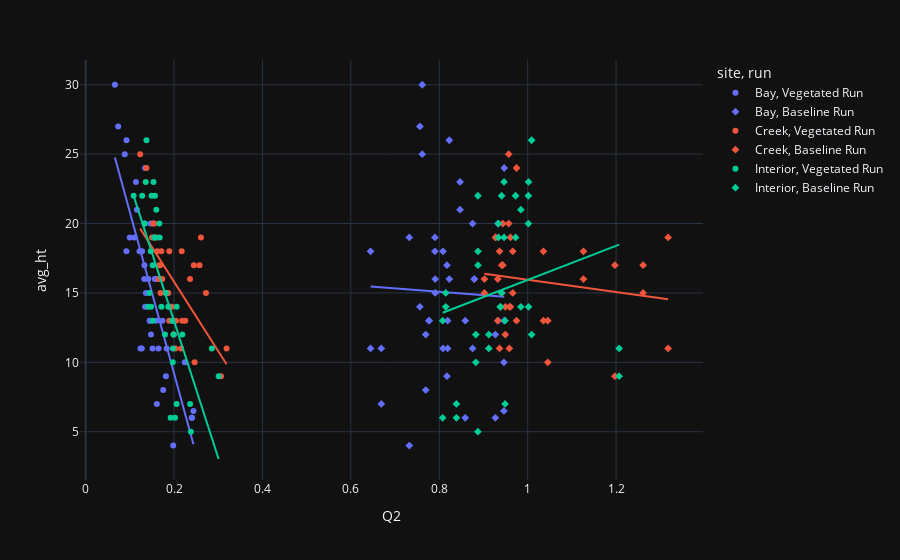

The code cell stored with this chart in its notebook:
### Markdown cell above
## EDA and Scatterplots

### Code cell
fig = px.scatter(dff, x='Q2', y='avg_ht', color='site', symbol='run', trendline='ols', template='plotly_dark')
fig.update_layout(
    autosize=True,)
fig.show()

### Figure 1 — Plotly figure (JSON) as saved in the notebook; plotly's stock layout.template omitted (floating-point values rounded to 4 significant figures)
{"data": [{"hovertemplate": "site=Bay<br>run=Vegetated Run<br>Q2=%{x}<br>avg_ht=%{y}<extra></extra>", "legendgroup": "Bay, Vegetated Run", "marker": {"color": "#636efa", "symbol": "circle"}, "mode": "markers", "name": "Bay, Vegetated Run", "orientation": "v", "showlegend": true, "type": "scatter", "x": [0.2439, 0.127, 0.1101, 0.1364, 0.1515, 0.1564, 0.1344, 0.2408, 0.161, 0.1449, 0.1277, 0.09234, 0.1834, 0.1472, 0.2399, 0.1755, 0.09976, 0.08855, 0.1346, 0.1816, 0.1161, 0.2244, 0.09222, 0.1218, 0.1327, 0.1602, 0.1593, 0.1963, 0.1993, 0.1241, 0.1452, 0.1649, 0.142, 0.1332, 0.1961, 0.1736, 0.1479, 0.1981, 0.06621, 0.07368, 0.1331, 0.1138], "xaxis": "x", "y": [6.5, 11, 19, 15, 11, 16, 24, 6, 7, 13, 18, 26, 11, 20, 6, 8, 19, 25, 14, 9, 21, 10, 18, 18, 16, 13, 16, 13, 12, 11, 13, 11, 16, 20, 13, 13, 12, 4, 30, 27, 17, 23], "yaxis": "y"}, {"hovertemplate": "<b>OLS trendline</b><br>avg_ht = -116.314 * Q2 + 32.4581<br>R<sup>2</sup>=0.681552<br><br>site=Bay<br>run=Vegetated Run<br>Q2=%{x}<br>avg_ht=%{y} <b>(trend)</b><extra></extra>", "legendgroup": "Bay, Vegetated Run", "marker": {"color": "#636efa", "symbol": "circle"}, "mode": "lines", "name": "Bay, Vegetated Run", "showlegend": false, "type": "scatter", "x": [0.06621, 0.07368, 0.08855, 0.09222, 0.09234, 0.09976, 0.1101, 0.1138, 0.1161, 0.1218, 0.1241, 0.127, 0.1277, 0.1327, 0.1331, 0.1332, 0.1344, 0.1346, 0.1364, 0.142, 0.1449, 0.1452, 0.1472, 0.1479, 0.1515, 0.1564, 0.1593, 0.1602, 0.161, 0.1649, 0.1736, 0.1755, 0.1816, 0.1834, 0.1961, 0.1963, 0.1981, 0.1993, 0.2244, 0.2399, 0.2408, 0.2439], "xaxis": "x", "y": [24.76, 23.89, 22.16, 21.73, 21.72, 20.85, 19.65, 19.22, 18.96, 18.29, 18.02, 17.68, 17.61, 17.03, 16.98, 16.97, 16.83, 16.8, 16.6, 15.94, 15.61, 15.57, 15.33, 15.26, 14.84, 14.26, 13.92, 13.83, 13.73, 13.28, 12.26, 12.05, 11.34, 11.13, 9.652, 9.622, 9.411, 9.281, 6.361, 4.558, 4.452, 4.088], "yaxis": "y"}, {"hovertemplate": "site=Bay<br>run=Baseline Run<br>Q2=%{x}<br>avg_ht=%{y}<extra></extra>", "legendgroup": "Bay, Baseline Run", "marker": {"color": "#636efa", "symbol": "diamond"}, "mode": "markers", "name": "Bay, Baseline Run", "orientation": "v", "showlegend": true, "type": "scatter", "x": [0.9461, 0.6445, 0.7902, 0.7908, 0.8189, 0.8791, 0.9468, 0.9268, 0.6688, 0.7768, 0.8085, 0.8227, 0.8753, 0.9326, 0.8587, 0.7694, 0.7322, 0.7615, 0.7561, 0.8173, 0.847, 0.9461, 0.6445, 0.7902, 0.7908, 0.8189, 0.8791, 0.9468, 0.9268, 0.6688, 0.7768, 0.8085, 0.8227, 0.8753, 0.9326, 0.8587, 0.7694, 0.7322, 0.7615, 0.7561, 0.8173, 0.847], "xaxis": "x", "y": [6.5, 11, 19, 15, 11, 16, 24, 6, 7, 13, 18, 26, 11, 20, 6, 8, 19, 25, 14, 9, 21, 10, 18, 18, 16, 13, 16, 13, 12, 11, 13, 11, 16, 20, 13, 13, 12, 4, 30, 27, 17, 23], "yaxis": "y"}, {"hovertemplate": "<b>OLS trendline</b><br>avg_ht = -2.45723 * Q2 + 17.0448<br>R<sup>2</sup>=0.001097<br><br>site=Bay<br>run=Baseline Run<br>Q2=%{x}<br>avg_ht=%{y} <b>(trend)</b><extra></extra>", "legendgroup": "Bay, Baseline Run", "marker": {"color": "#636efa", "symbol": "diamond"}, "mode": "lines", "name": "Bay, Baseline Run", "showlegend": false, "type": "scatter", "x": [0.6445, 0.6445, 0.6688, 0.6688, 0.7322, 0.7322, 0.7561, 0.7561, 0.7615, 0.7615, 0.7694, 0.7694, 0.7768, 0.7768, 0.7902, 0.7902, 0.7908, 0.7908, 0.8085, 0.8085, 0.8173, 0.8173, 0.8189, 0.8189, 0.8227, 0.8227, 0.847, 0.847, 0.8587, 0.8587, 0.8753, 0.8753, 0.8791, 0.8791, 0.9268, 0.9268, 0.9326, 0.9326, 0.9461, 0.9461, 0.9468, 0.9468], "xaxis": "x", "y": [15.46, 15.46, 15.4, 15.4, 15.25, 15.25, 15.19, 15.19, 15.17, 15.17, 15.15, 15.15, 15.14, 15.14, 15.1, 15.1, 15.1, 15.1, 15.06, 15.06, 15.04, 15.04, 15.03, 15.03, 15.02, 15.02, 14.96, 14.96, 14.93, 14.93, 14.89, 14.89, 14.88, 14.88, 14.77, 14.77, 14.75, 14.75, 14.72, 14.72, 14.72, 14.72], "yaxis": "y"}, {"hovertemplate": "site=Creek<br>run=Vegetated Run<br>Q2=%{x}<br>avg_ht=%{y}<extra></extra>", "legendgroup": "Creek, Vegetated Run", "marker": {"color": "#EF553B", "symbol": "circle"}, "mode": "markers", "name": "Creek, Vegetated Run", "orientation": "v", "showlegend": true, "type": "scatter", "x": [0.2173, 0.2722, 0.1656, 0.1554, 0.1904, 0.2043, 0.2255, 0.1892, 0.1529, 0.1949, 0.1713, 0.1608, 0.2447, 0.2609, 0.1734, 0.15, 0.182, 0.1616, 0.2362, 0.2577, 0.1694, 0.1235, 0.2159, 0.1377, 0.2465, 0.2183, 0.1669, 0.1989, 0.187, 0.1904, 0.3062, 0.3189, 0.1891, 0.1543, 0.1686, 0.2029], "xaxis": "x", "y": [18, 15, 16, 20, 14, 13, 13, 18, 20, 14, 18, 19, 17, 19, 16, 19, 15, 18, 16, 17, 15, 25, 11, 24, 10, 13, 17, 12, 15, 14, 9, 11, 13, 19, 17, 11], "yaxis": "y"}, {"hovertemplate": "<b>OLS trendline</b><br>avg_ht = -50.0155 * Q2 + 25.8096<br>R<sup>2</sup>=0.396032<br><br>site=Creek<br>run=Vegetated Run<br>Q2=%{x}<br>avg_ht=%{y} <b>(trend)</b><extra></extra>", "legendgroup": "Creek, Vegetated Run", "marker": {"color": "#EF553B", "symbol": "circle"}, "mode": "lines", "name": "Creek, Vegetated Run", "showlegend": false, "type": "scatter", "x": [0.1235, 0.1377, 0.15, 0.1529, 0.1543, 0.1554, 0.1608, 0.1616, 0.1656, 0.1669, 0.1686, 0.1694, 0.1713, 0.1734, 0.182, 0.187, 0.1891, 0.1892, 0.1904, 0.1904, 0.1949, 0.1989, 0.2029, 0.2043, 0.2159, 0.2173, 0.2183, 0.2255, 0.2362, 0.2447, 0.2465, 0.2577, 0.2609, 0.2722, 0.3062, 0.3189], "xaxis": "x", "y": [19.64, 18.92, 18.31, 18.16, 18.09, 18.04, 17.77, 17.73, 17.53, 17.46, 17.38, 17.34, 17.24, 17.14, 16.71, 16.46, 16.35, 16.35, 16.29, 16.28, 16.06, 15.86, 15.66, 15.59, 15.01, 14.94, 14.89, 14.53, 14.0, 13.57, 13.48, 12.92, 12.76, 12.2, 10.49, 9.862], "yaxis": "y"}, {"hovertemplate": "site=Creek<br>run=Baseline Run<br>Q2=%{x}<br>avg_ht=%{y}<extra></extra>", "legendgroup": "Creek, Baseline Run", "marker": {"color": "#EF553B", "symbol": "diamond"}, "mode": "markers", "name": "Creek, Baseline Run", "orientation": "v", "showlegend": true, "type": "scatter", "x": [1.126, 1.261, 0.9021, 0.9571, 0.9585, 0.9747, 1.045, 1.036, 0.9437, 0.9493, 0.9662, 0.961, 1.197, 1.318, 0.9323, 0.9274, 0.9413, 0.9363, 1.126, 1.261, 0.9021, 0.9571, 0.9585, 0.9747, 1.045, 1.036, 0.9437, 0.9493, 0.9662, 0.961, 1.197, 1.318, 0.9323, 0.9274, 0.9413, 0.9363], "xaxis": "x", "y": [18, 15, 16, 20, 14, 13, 13, 18, 20, 14, 18, 19, 17, 19, 16, 19, 15, 18, 16, 17, 15, 25, 11, 24, 10, 13, 17, 12, 15, 14, 9, 11, 13, 19, 17, 11], "yaxis": "y"}, {"hovertemplate": "<b>OLS trendline</b><br>avg_ht = -4.42616 * Q2 + 20.3692<br>R<sup>2</sup>=0.022181<br><br>site=Creek<br>run=Baseline Run<br>Q2=%{x}<br>avg_ht=%{y} <b>(trend)</b><extra></extra>", "legendgroup": "Creek, Baseline Run", "marker": {"color": "#EF553B", "symbol": "diamond"}, "mode": "lines", "name": "Creek, Baseline Run", "showlegend": false, "type": "scatter", "x": [0.9021, 0.9021, 0.9274, 0.9274, 0.9323, 0.9323, 0.9363, 0.9363, 0.9413, 0.9413, 0.9437, 0.9437, 0.9493, 0.9493, 0.9571, 0.9571, 0.9585, 0.9585, 0.961, 0.961, 0.9662, 0.9662, 0.9747, 0.9747, 1.036, 1.036, 1.045, 1.045, 1.126, 1.126, 1.197, 1.197, 1.261, 1.261, 1.318, 1.318], "xaxis": "x", "y": [16.38, 16.38, 16.26, 16.26, 16.24, 16.24, 16.23, 16.23, 16.2, 16.2, 16.19, 16.19, 16.17, 16.17, 16.13, 16.13, 16.13, 16.13, 16.12, 16.12, 16.09, 16.09, 16.06, 16.06, 15.79, 15.79, 15.74, 15.74, 15.38, 15.38, 15.07, 15.07, 14.79, 14.79, 14.54, 14.54], "yaxis": "y"}, {"hovertemplate": "site=Interior<br>run=Vegetated Run<br>Q2=%{x}<br>avg_ht=%{y}<extra></extra>", "legendgroup": "Interior, Vegetated Run", "marker": {"color": "#00cc96", "symbol": "circle"}, "mode": "markers", "name": "Interior, Vegetated Run", "orientation": "v", "showlegend": true, "type": "scatter", "x": [0.1279, 0.152, 0.1481, 0.1474, 0.1338, 0.1818, 0.2855, 0.2057, 0.1989, 0.187, 0.1675, 0.1536, 0.1971, 0.2363, 0.136, 0.1599, 0.1569, 0.1376, 0.2381, 0.2023, 0.1443, 0.1517, 0.155, 0.1085, 0.3009, 0.1923, 0.1975, 0.1715, 0.1492, 0.2059, 0.1795, 0.1962, 0.1579, 0.1414, 0.1668, 0.2188], "xaxis": "x", "y": [22, 13, 14, 18, 20, 15, 11, 7, 12, 14, 19, 23, 10, 7, 23, 21, 22, 26, 5, 6, 15, 17, 19, 22, 9, 6, 11, 14, 22, 14, 12, 13, 19, 14, 20, 12], "yaxis": "y"}, {"hovertemplate": "<b>OLS trendline</b><br>avg_ht = -98.5695 * Q2 + 32.6931<br>R<sup>2</sup>=0.532591<br><br>site=Interior<br>run=Vegetated Run<br>Q2=%{x}<br>avg_ht=%{y} <b>(trend)</b><extra></extra>", "legendgroup": "Interior, Vegetated Run", "marker": {"color": "#00cc96", "symbol": "circle"}, "mode": "lines", "name": "Interior, Vegetated Run", "showlegend": false, "type": "scatter", "x": [0.1085, 0.1279, 0.1338, 0.136, 0.1376, 0.1414, 0.1443, 0.1474, 0.1481, 0.1492, 0.1517, 0.152, 0.1536, 0.155, 0.1569, 0.1579, 0.1599, 0.1668, 0.1675, 0.1715, 0.1795, 0.1818, 0.187, 0.1923, 0.1962, 0.1971, 0.1975, 0.1989, 0.2023, 0.2057, 0.2059, 0.2188, 0.2363, 0.2381, 0.2855, 0.3009], "xaxis": "x", "y": [22.0, 20.09, 19.5, 19.29, 19.13, 18.75, 18.47, 18.16, 18.1, 17.98, 17.74, 17.71, 17.55, 17.42, 17.23, 17.13, 16.93, 16.25, 16.18, 15.79, 15.0, 14.78, 14.26, 13.74, 13.35, 13.26, 13.22, 13.09, 12.75, 12.42, 12.39, 11.13, 9.403, 9.225, 4.55, 3.033], "yaxis": "y"}, {"hovertemplate": "site=Interior<br>run=Baseline Run<br>Q2=%{x}<br>avg_ht=%{y}<extra></extra>", "legendgroup": "Interior, Baseline Run", "marker": {"color": "#00cc96", "symbol": "diamond"}, "mode": "markers", "name": "Interior, Baseline Run", "orientation": "v", "showlegend": true, "type": "scatter", "x": [0.8874, 0.8076, 0.8147, 0.8876, 0.9339, 0.941, 1.207, 0.8387, 0.9121, 0.9382, 0.9726, 1.002, 0.8826, 0.9488, 0.9465, 0.9845, 1.002, 1.009, 0.8874, 0.8076, 0.8147, 0.8876, 0.9339, 0.941, 1.207, 0.8387, 0.9121, 0.9382, 0.9726, 1.002, 0.8826, 0.9488, 0.9465, 0.9845, 1.002, 1.009], "xaxis": "x", "y": [22, 13, 14, 18, 20, 15, 11, 7, 12, 14, 19, 23, 10, 7, 23, 21, 22, 26, 5, 6, 15, 17, 19, 22, 9, 6, 11, 14, 22, 14, 12, 13, 19, 14, 20, 12], "yaxis": "y"}, {"hovertemplate": "<b>OLS trendline</b><br>avg_ht = 12.2848 * Q2 + 3.64973<br>R<sup>2</sup>=0.037907<br><br>site=Interior<br>run=Baseline Run<br>Q2=%{x}<br>avg_ht=%{y} <b>(trend)</b><extra></extra>", "legendgroup": "Interior, Baseline Run", "marker": {"color": "#00cc96", "symbol": "diamond"}, "mode": "lines", "name": "Interior, Baseline Run", "showlegend": false, "type": "scatter", "x": [0.8076, 0.8076, 0.8147, 0.8147, 0.8387, 0.8387, 0.8826, 0.8826, 0.8874, 0.8874, 0.8876, 0.8876, 0.9121, 0.9121, 0.9339, 0.9339, 0.9382, 0.9382, 0.941, 0.941, 0.9465, 0.9465, 0.9488, 0.9488, 0.9726, 0.9726, 0.9845, 0.9845, 1.002, 1.002, 1.002, 1.002, 1.009, 1.009, 1.207, 1.207], "xaxis": "x", "y": [13.57, 13.57, 13.66, 13.66, 13.95, 13.95, 14.49, 14.49, 14.55, 14.55, 14.55, 14.55, 14.85, 14.85, 15.12, 15.12, 15.18, 15.18, 15.21, 15.21, 15.28, 15.28, 15.31, 15.31, 15.6, 15.6, 15.74, 15.74, 15.95, 15.95, 15.96, 15.96, 16.04, 16.04, 18.48, 18.48], "yaxis": "y"}], "layout": {"autosize": true, "legend": {"title": {"text": "site, run"}, "tracegroupgap": 0}, "margin": {"t": 60}, "xaxis": {"anchor": "y", "domain": [0, 1], "title": {"text": "Q2"}}, "yaxis": {"anchor": "x", "domain": [0, 1], "title": {"text": "avg_ht"}}}}
